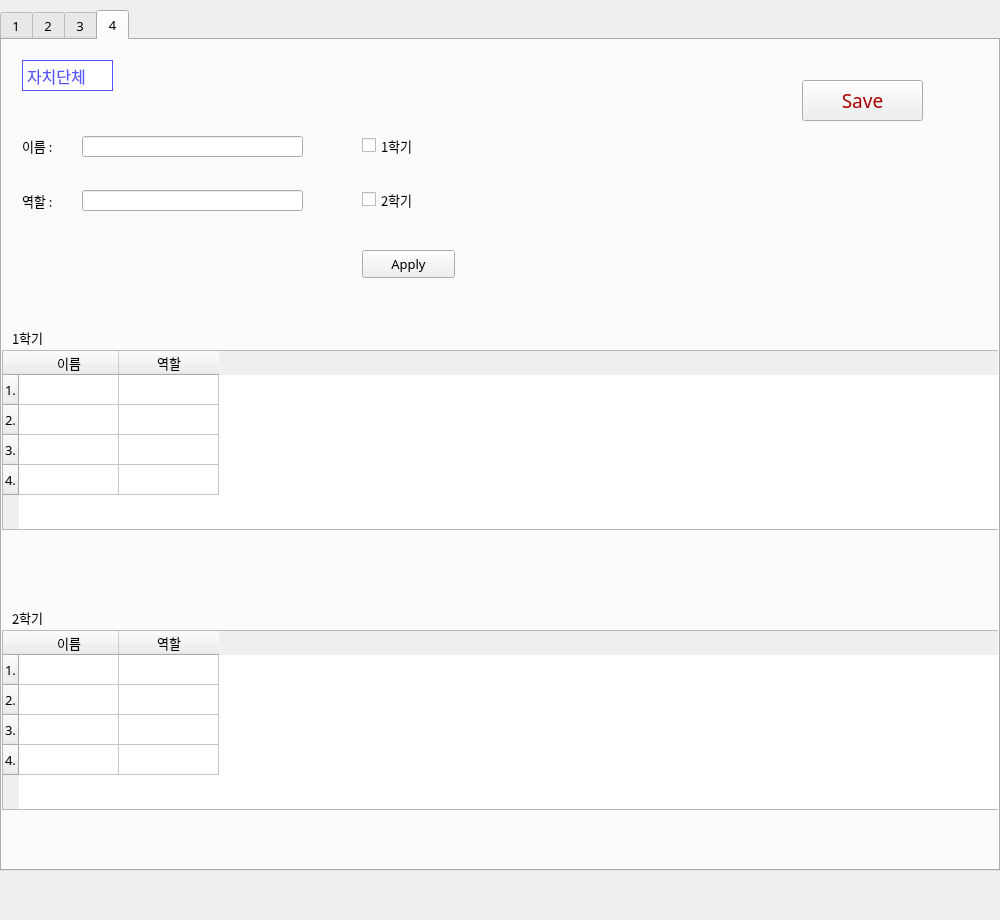
<?xml version="1.0" encoding="UTF-8"?>
<ui version="4.0">
 <class>municipality</class>
 <widget class="QWidget" name="municipality">
  <property name="geometry">
   <rect>
    <x>0</x>
    <y>0</y>
    <width>1000</width>
    <height>920</height>
   </rect>
  </property>
  <property name="windowTitle">
   <string>Form</string>
  </property>
  <widget class="QTabWidget" name="tabWidget">
   <property name="geometry">
    <rect>
     <x>0</x>
     <y>10</y>
     <width>1000</width>
     <height>861</height>
    </rect>
   </property>
   <property name="font">
    <font>
     <family>1HoonJumbomambo</family>
     <pointsize>10</pointsize>
    </font>
   </property>
   <property name="currentIndex">
    <number>3</number>
   </property>
   <widget class="QWidget" name="tab">
    <attribute name="title">
     <string>1</string>
    </attribute>
    <widget class="QLabel" name="label">
     <property name="geometry">
      <rect>
       <x>20</x>
       <y>90</y>
       <width>71</width>
       <height>31</height>
      </rect>
     </property>
     <property name="styleSheet">
      <string notr="true">font: 10pt &quot;1훈점보맘보 B&quot;;</string>
     </property>
     <property name="text">
      <string>이름 : </string>
     </property>
    </widget>
    <widget class="QLabel" name="label_2">
     <property name="geometry">
      <rect>
       <x>20</x>
       <y>150</y>
       <width>51</width>
       <height>21</height>
      </rect>
     </property>
     <property name="text">
      <string>역할 : </string>
     </property>
    </widget>
    <widget class="QLineEdit" name="lineEdit">
     <property name="geometry">
      <rect>
       <x>80</x>
       <y>96</y>
       <width>221</width>
       <height>21</height>
      </rect>
     </property>
    </widget>
    <widget class="QLineEdit" name="lineEdit_2">
     <property name="geometry">
      <rect>
       <x>80</x>
       <y>150</y>
       <width>221</width>
       <height>21</height>
      </rect>
     </property>
    </widget>
    <widget class="QCheckBox" name="checkBox">
     <property name="geometry">
      <rect>
       <x>360</x>
       <y>96</y>
       <width>96</width>
       <height>19</height>
      </rect>
     </property>
     <property name="text">
      <string>1학기</string>
     </property>
    </widget>
    <widget class="QCheckBox" name="checkBox_2">
     <property name="geometry">
      <rect>
       <x>360</x>
       <y>150</y>
       <width>96</width>
       <height>19</height>
      </rect>
     </property>
     <property name="text">
      <string>2학기</string>
     </property>
    </widget>
    <widget class="QPushButton" name="pushButton">
     <property name="geometry">
      <rect>
       <x>360</x>
       <y>210</y>
       <width>93</width>
       <height>28</height>
      </rect>
     </property>
     <property name="font">
      <font>
       <family>1훈점보맘보 B</family>
       <pointsize>10</pointsize>
      </font>
     </property>
     <property name="text">
      <string>Apply</string>
     </property>
    </widget>
    <widget class="QTableWidget" name="tableWidget">
     <property name="geometry">
      <rect>
       <x>0</x>
       <y>310</y>
       <width>1000</width>
       <height>180</height>
      </rect>
     </property>
     <property name="autoScroll">
      <bool>false</bool>
     </property>
     <property name="editTriggers">
      <set>QAbstractItemView::NoEditTriggers</set>
     </property>
     <property name="dragDropOverwriteMode">
      <bool>false</bool>
     </property>
     <row>
      <property name="text">
       <string>1.</string>
      </property>
     </row>
     <row>
      <property name="text">
       <string>2.</string>
      </property>
     </row>
     <row>
      <property name="text">
       <string>3.</string>
      </property>
     </row>
     <row>
      <property name="text">
       <string>4.</string>
      </property>
     </row>
     <column>
      <property name="text">
       <string>이름</string>
      </property>
     </column>
     <column>
      <property name="text">
       <string>역할</string>
      </property>
     </column>
     <item row="0" column="0">
      <property name="text">
       <string/>
      </property>
     </item>
    </widget>
    <widget class="QTableWidget" name="tableWidget_2">
     <property name="geometry">
      <rect>
       <x>0</x>
       <y>590</y>
       <width>1000</width>
       <height>180</height>
      </rect>
     </property>
     <property name="autoScroll">
      <bool>false</bool>
     </property>
     <property name="editTriggers">
      <set>QAbstractItemView::NoEditTriggers</set>
     </property>
     <property name="dragDropOverwriteMode">
      <bool>false</bool>
     </property>
     <row>
      <property name="text">
       <string>1.</string>
      </property>
     </row>
     <row>
      <property name="text">
       <string>2.</string>
      </property>
     </row>
     <row>
      <property name="text">
       <string>3.</string>
      </property>
     </row>
     <row>
      <property name="text">
       <string>4.</string>
      </property>
     </row>
     <column>
      <property name="text">
       <string>이름</string>
      </property>
     </column>
     <column>
      <property name="text">
       <string>역할</string>
      </property>
     </column>
     <item row="0" column="0">
      <property name="text">
       <string/>
      </property>
     </item>
    </widget>
    <widget class="QLabel" name="label_3">
     <property name="geometry">
      <rect>
       <x>10</x>
       <y>290</y>
       <width>64</width>
       <height>15</height>
      </rect>
     </property>
     <property name="text">
      <string>1학기</string>
     </property>
    </widget>
    <widget class="QLabel" name="label_4">
     <property name="geometry">
      <rect>
       <x>10</x>
       <y>570</y>
       <width>64</width>
       <height>15</height>
      </rect>
     </property>
     <property name="text">
      <string>2학기</string>
     </property>
    </widget>
    <widget class="QLabel" name="label_65">
     <property name="geometry">
      <rect>
       <x>20</x>
       <y>20</y>
       <width>91</width>
       <height>31</height>
      </rect>
     </property>
     <property name="font">
      <font>
       <family>1HoonJumbomambo</family>
       <pointsize>12</pointsize>
       <weight>50</weight>
       <italic>false</italic>
       <bold>false</bold>
      </font>
     </property>
     <property name="styleSheet">
      <string notr="true">color: rgb(85, 85, 255);
background-color: rgb(255, 255, 255);
font: 12pt &quot;1HoonJumbomambo&quot;;</string>
     </property>
     <property name="frameShape">
      <enum>QFrame::Box</enum>
     </property>
     <property name="text">
      <string>자치단체</string>
     </property>
    </widget>
    <widget class="QPushButton" name="pushButton_2">
     <property name="geometry">
      <rect>
       <x>800</x>
       <y>40</y>
       <width>121</width>
       <height>41</height>
      </rect>
     </property>
     <property name="font">
      <font>
       <family>1HoonJumbomambo</family>
       <pointsize>14</pointsize>
       <weight>50</weight>
       <bold>false</bold>
      </font>
     </property>
     <property name="styleSheet">
      <string notr="true">color: rgb(170, 0, 0);</string>
     </property>
     <property name="text">
      <string>Save</string>
     </property>
    </widget>
   </widget>
   <widget class="QWidget" name="tab_2">
    <attribute name="title">
     <string>2</string>
    </attribute>
    <widget class="QTableWidget" name="table2_2">
     <property name="geometry">
      <rect>
       <x>0</x>
       <y>590</y>
       <width>1000</width>
       <height>180</height>
      </rect>
     </property>
     <property name="autoScroll">
      <bool>false</bool>
     </property>
     <property name="editTriggers">
      <set>QAbstractItemView::NoEditTriggers</set>
     </property>
     <property name="dragDropOverwriteMode">
      <bool>false</bool>
     </property>
     <row>
      <property name="text">
       <string>1.</string>
      </property>
     </row>
     <row>
      <property name="text">
       <string>2.</string>
      </property>
     </row>
     <row>
      <property name="text">
       <string>3.</string>
      </property>
     </row>
     <row>
      <property name="text">
       <string>4.</string>
      </property>
     </row>
     <column>
      <property name="text">
       <string>이름</string>
      </property>
     </column>
     <column>
      <property name="text">
       <string>역할</string>
      </property>
     </column>
     <item row="0" column="0">
      <property name="text">
       <string/>
      </property>
     </item>
    </widget>
    <widget class="QLabel" name="label_6">
     <property name="geometry">
      <rect>
       <x>10</x>
       <y>290</y>
       <width>64</width>
       <height>15</height>
      </rect>
     </property>
     <property name="text">
      <string>1학기</string>
     </property>
    </widget>
    <widget class="QCheckBox" name="check2_1">
     <property name="geometry">
      <rect>
       <x>360</x>
       <y>96</y>
       <width>96</width>
       <height>19</height>
      </rect>
     </property>
     <property name="text">
      <string>1학기</string>
     </property>
    </widget>
    <widget class="QLineEdit" name="role2">
     <property name="geometry">
      <rect>
       <x>80</x>
       <y>150</y>
       <width>221</width>
       <height>21</height>
      </rect>
     </property>
    </widget>
    <widget class="QLabel" name="label_8">
     <property name="geometry">
      <rect>
       <x>10</x>
       <y>570</y>
       <width>64</width>
       <height>15</height>
      </rect>
     </property>
     <property name="text">
      <string>2학기</string>
     </property>
    </widget>
    <widget class="QCheckBox" name="check2_2">
     <property name="geometry">
      <rect>
       <x>360</x>
       <y>150</y>
       <width>96</width>
       <height>19</height>
      </rect>
     </property>
     <property name="text">
      <string>2학기</string>
     </property>
    </widget>
    <widget class="QPushButton" name="apply2">
     <property name="geometry">
      <rect>
       <x>360</x>
       <y>210</y>
       <width>93</width>
       <height>28</height>
      </rect>
     </property>
     <property name="text">
      <string>Apply</string>
     </property>
    </widget>
    <widget class="QTableWidget" name="table2_1">
     <property name="geometry">
      <rect>
       <x>0</x>
       <y>310</y>
       <width>1000</width>
       <height>180</height>
      </rect>
     </property>
     <property name="autoScroll">
      <bool>false</bool>
     </property>
     <property name="editTriggers">
      <set>QAbstractItemView::NoEditTriggers</set>
     </property>
     <property name="dragDropOverwriteMode">
      <bool>false</bool>
     </property>
     <row>
      <property name="text">
       <string>1.</string>
      </property>
     </row>
     <row>
      <property name="text">
       <string>2.</string>
      </property>
     </row>
     <row>
      <property name="text">
       <string>3.</string>
      </property>
     </row>
     <row>
      <property name="text">
       <string>4.</string>
      </property>
     </row>
     <column>
      <property name="text">
       <string>이름</string>
      </property>
     </column>
     <column>
      <property name="text">
       <string>역할</string>
      </property>
     </column>
     <item row="0" column="0">
      <property name="text">
       <string/>
      </property>
     </item>
    </widget>
    <widget class="QLineEdit" name="name2">
     <property name="geometry">
      <rect>
       <x>80</x>
       <y>96</y>
       <width>221</width>
       <height>21</height>
      </rect>
     </property>
    </widget>
    <widget class="QPushButton" name="pushButton_4">
     <property name="geometry">
      <rect>
       <x>800</x>
       <y>40</y>
       <width>121</width>
       <height>41</height>
      </rect>
     </property>
     <property name="font">
      <font>
       <family>1HoonJumbomambo</family>
       <pointsize>14</pointsize>
       <weight>50</weight>
       <bold>false</bold>
      </font>
     </property>
     <property name="styleSheet">
      <string notr="true">color: rgb(170, 0, 0);</string>
     </property>
     <property name="text">
      <string>Save</string>
     </property>
    </widget>
    <widget class="QLabel" name="label_66">
     <property name="geometry">
      <rect>
       <x>20</x>
       <y>20</y>
       <width>91</width>
       <height>31</height>
      </rect>
     </property>
     <property name="font">
      <font>
       <family>1HoonJumbomambo</family>
       <pointsize>12</pointsize>
       <weight>50</weight>
       <italic>false</italic>
       <bold>false</bold>
      </font>
     </property>
     <property name="styleSheet">
      <string notr="true">color: rgb(85, 85, 255);
background-color: rgb(255, 255, 255);
font: 12pt &quot;1HoonJumbomambo&quot;;</string>
     </property>
     <property name="frameShape">
      <enum>QFrame::Box</enum>
     </property>
     <property name="text">
      <string>자치단체</string>
     </property>
    </widget>
    <widget class="QLabel" name="label_5">
     <property name="geometry">
      <rect>
       <x>20</x>
       <y>90</y>
       <width>71</width>
       <height>31</height>
      </rect>
     </property>
     <property name="styleSheet">
      <string notr="true">font: 10pt &quot;1훈점보맘보 B&quot;;</string>
     </property>
     <property name="text">
      <string>이름 : </string>
     </property>
    </widget>
    <widget class="QLabel" name="label_7">
     <property name="geometry">
      <rect>
       <x>20</x>
       <y>150</y>
       <width>51</width>
       <height>21</height>
      </rect>
     </property>
     <property name="text">
      <string>역할 : </string>
     </property>
    </widget>
   </widget>
   <widget class="QWidget" name="tab_3">
    <attribute name="title">
     <string>3</string>
    </attribute>
    <widget class="QLineEdit" name="role3">
     <property name="geometry">
      <rect>
       <x>80</x>
       <y>150</y>
       <width>221</width>
       <height>21</height>
      </rect>
     </property>
    </widget>
    <widget class="QLabel" name="label_13">
     <property name="geometry">
      <rect>
       <x>10</x>
       <y>570</y>
       <width>64</width>
       <height>15</height>
      </rect>
     </property>
     <property name="text">
      <string>2학기</string>
     </property>
    </widget>
    <widget class="QLineEdit" name="name3">
     <property name="geometry">
      <rect>
       <x>80</x>
       <y>96</y>
       <width>221</width>
       <height>21</height>
      </rect>
     </property>
    </widget>
    <widget class="QPushButton" name="apply3">
     <property name="geometry">
      <rect>
       <x>360</x>
       <y>210</y>
       <width>93</width>
       <height>28</height>
      </rect>
     </property>
     <property name="text">
      <string>Apply</string>
     </property>
    </widget>
    <widget class="QTableWidget" name="table3_2">
     <property name="geometry">
      <rect>
       <x>0</x>
       <y>590</y>
       <width>1000</width>
       <height>180</height>
      </rect>
     </property>
     <property name="autoScroll">
      <bool>false</bool>
     </property>
     <property name="editTriggers">
      <set>QAbstractItemView::NoEditTriggers</set>
     </property>
     <property name="dragDropOverwriteMode">
      <bool>false</bool>
     </property>
     <row>
      <property name="text">
       <string>1.</string>
      </property>
     </row>
     <row>
      <property name="text">
       <string>2.</string>
      </property>
     </row>
     <row>
      <property name="text">
       <string>3.</string>
      </property>
     </row>
     <row>
      <property name="text">
       <string>4.</string>
      </property>
     </row>
     <column>
      <property name="text">
       <string>이름</string>
      </property>
     </column>
     <column>
      <property name="text">
       <string>역할</string>
      </property>
     </column>
     <item row="0" column="0">
      <property name="text">
       <string/>
      </property>
     </item>
    </widget>
    <widget class="QCheckBox" name="check3_2">
     <property name="geometry">
      <rect>
       <x>360</x>
       <y>150</y>
       <width>96</width>
       <height>19</height>
      </rect>
     </property>
     <property name="text">
      <string>2학기</string>
     </property>
    </widget>
    <widget class="QLabel" name="label_11">
     <property name="geometry">
      <rect>
       <x>10</x>
       <y>290</y>
       <width>64</width>
       <height>15</height>
      </rect>
     </property>
     <property name="text">
      <string>1학기</string>
     </property>
    </widget>
    <widget class="QTableWidget" name="table3_1">
     <property name="geometry">
      <rect>
       <x>0</x>
       <y>310</y>
       <width>1000</width>
       <height>180</height>
      </rect>
     </property>
     <property name="autoScroll">
      <bool>false</bool>
     </property>
     <property name="editTriggers">
      <set>QAbstractItemView::NoEditTriggers</set>
     </property>
     <property name="dragDropOverwriteMode">
      <bool>false</bool>
     </property>
     <row>
      <property name="text">
       <string>1.</string>
      </property>
     </row>
     <row>
      <property name="text">
       <string>2.</string>
      </property>
     </row>
     <row>
      <property name="text">
       <string>3.</string>
      </property>
     </row>
     <row>
      <property name="text">
       <string>4.</string>
      </property>
     </row>
     <column>
      <property name="text">
       <string>이름</string>
      </property>
     </column>
     <column>
      <property name="text">
       <string>역할</string>
      </property>
     </column>
     <item row="0" column="0">
      <property name="text">
       <string/>
      </property>
     </item>
    </widget>
    <widget class="QCheckBox" name="check3_1">
     <property name="geometry">
      <rect>
       <x>360</x>
       <y>96</y>
       <width>96</width>
       <height>19</height>
      </rect>
     </property>
     <property name="text">
      <string>1학기</string>
     </property>
    </widget>
    <widget class="QPushButton" name="pushButton_5">
     <property name="geometry">
      <rect>
       <x>800</x>
       <y>40</y>
       <width>121</width>
       <height>41</height>
      </rect>
     </property>
     <property name="font">
      <font>
       <family>1HoonJumbomambo</family>
       <pointsize>14</pointsize>
       <weight>50</weight>
       <bold>false</bold>
      </font>
     </property>
     <property name="styleSheet">
      <string notr="true">color: rgb(170, 0, 0);</string>
     </property>
     <property name="text">
      <string>Save</string>
     </property>
    </widget>
    <widget class="QLabel" name="label_67">
     <property name="geometry">
      <rect>
       <x>20</x>
       <y>20</y>
       <width>91</width>
       <height>31</height>
      </rect>
     </property>
     <property name="font">
      <font>
       <family>1HoonJumbomambo</family>
       <pointsize>12</pointsize>
       <weight>50</weight>
       <italic>false</italic>
       <bold>false</bold>
      </font>
     </property>
     <property name="styleSheet">
      <string notr="true">color: rgb(85, 85, 255);
background-color: rgb(255, 255, 255);
font: 12pt &quot;1HoonJumbomambo&quot;;</string>
     </property>
     <property name="frameShape">
      <enum>QFrame::Box</enum>
     </property>
     <property name="text">
      <string>자치단체</string>
     </property>
    </widget>
    <widget class="QLabel" name="label_9">
     <property name="geometry">
      <rect>
       <x>20</x>
       <y>90</y>
       <width>71</width>
       <height>31</height>
      </rect>
     </property>
     <property name="styleSheet">
      <string notr="true">font: 10pt &quot;1훈점보맘보 B&quot;;</string>
     </property>
     <property name="text">
      <string>이름 : </string>
     </property>
    </widget>
    <widget class="QLabel" name="label_10">
     <property name="geometry">
      <rect>
       <x>20</x>
       <y>150</y>
       <width>51</width>
       <height>21</height>
      </rect>
     </property>
     <property name="text">
      <string>역할 : </string>
     </property>
    </widget>
   </widget>
   <widget class="QWidget" name="tab_4">
    <attribute name="title">
     <string>4</string>
    </attribute>
    <widget class="QTableWidget" name="table4_2">
     <property name="geometry">
      <rect>
       <x>0</x>
       <y>590</y>
       <width>1000</width>
       <height>180</height>
      </rect>
     </property>
     <property name="autoScroll">
      <bool>false</bool>
     </property>
     <property name="editTriggers">
      <set>QAbstractItemView::NoEditTriggers</set>
     </property>
     <property name="dragDropOverwriteMode">
      <bool>false</bool>
     </property>
     <row>
      <property name="text">
       <string>1.</string>
      </property>
     </row>
     <row>
      <property name="text">
       <string>2.</string>
      </property>
     </row>
     <row>
      <property name="text">
       <string>3.</string>
      </property>
     </row>
     <row>
      <property name="text">
       <string>4.</string>
      </property>
     </row>
     <column>
      <property name="text">
       <string>이름</string>
      </property>
     </column>
     <column>
      <property name="text">
       <string>역할</string>
      </property>
     </column>
     <item row="0" column="0">
      <property name="text">
       <string/>
      </property>
     </item>
    </widget>
    <widget class="QPushButton" name="apply4">
     <property name="geometry">
      <rect>
       <x>360</x>
       <y>210</y>
       <width>93</width>
       <height>28</height>
      </rect>
     </property>
     <property name="text">
      <string>Apply</string>
     </property>
    </widget>
    <widget class="QLineEdit" name="role4">
     <property name="geometry">
      <rect>
       <x>80</x>
       <y>150</y>
       <width>221</width>
       <height>21</height>
      </rect>
     </property>
    </widget>
    <widget class="QCheckBox" name="check4_1">
     <property name="geometry">
      <rect>
       <x>360</x>
       <y>96</y>
       <width>96</width>
       <height>19</height>
      </rect>
     </property>
     <property name="text">
      <string>1학기</string>
     </property>
    </widget>
    <widget class="QLabel" name="label_18">
     <property name="geometry">
      <rect>
       <x>10</x>
       <y>570</y>
       <width>64</width>
       <height>15</height>
      </rect>
     </property>
     <property name="text">
      <string>2학기</string>
     </property>
    </widget>
    <widget class="QLineEdit" name="name4">
     <property name="geometry">
      <rect>
       <x>80</x>
       <y>96</y>
       <width>221</width>
       <height>21</height>
      </rect>
     </property>
    </widget>
    <widget class="QTableWidget" name="table4_1">
     <property name="geometry">
      <rect>
       <x>0</x>
       <y>310</y>
       <width>1000</width>
       <height>180</height>
      </rect>
     </property>
     <property name="autoScroll">
      <bool>false</bool>
     </property>
     <property name="editTriggers">
      <set>QAbstractItemView::NoEditTriggers</set>
     </property>
     <property name="dragDropOverwriteMode">
      <bool>false</bool>
     </property>
     <row>
      <property name="text">
       <string>1.</string>
      </property>
     </row>
     <row>
      <property name="text">
       <string>2.</string>
      </property>
     </row>
     <row>
      <property name="text">
       <string>3.</string>
      </property>
     </row>
     <row>
      <property name="text">
       <string>4.</string>
      </property>
     </row>
     <column>
      <property name="text">
       <string>이름</string>
      </property>
     </column>
     <column>
      <property name="text">
       <string>역할</string>
      </property>
     </column>
     <item row="0" column="0">
      <property name="text">
       <string/>
      </property>
     </item>
    </widget>
    <widget class="QLabel" name="label_16">
     <property name="geometry">
      <rect>
       <x>10</x>
       <y>290</y>
       <width>64</width>
       <height>15</height>
      </rect>
     </property>
     <property name="text">
      <string>1학기</string>
     </property>
    </widget>
    <widget class="QCheckBox" name="check4_2">
     <property name="geometry">
      <rect>
       <x>360</x>
       <y>150</y>
       <width>96</width>
       <height>19</height>
      </rect>
     </property>
     <property name="text">
      <string>2학기</string>
     </property>
    </widget>
    <widget class="QPushButton" name="pushButton_6">
     <property name="geometry">
      <rect>
       <x>800</x>
       <y>40</y>
       <width>121</width>
       <height>41</height>
      </rect>
     </property>
     <property name="font">
      <font>
       <family>1HoonJumbomambo</family>
       <pointsize>14</pointsize>
       <weight>50</weight>
       <bold>false</bold>
      </font>
     </property>
     <property name="styleSheet">
      <string notr="true">color: rgb(170, 0, 0);</string>
     </property>
     <property name="text">
      <string>Save</string>
     </property>
    </widget>
    <widget class="QLabel" name="label_68">
     <property name="geometry">
      <rect>
       <x>20</x>
       <y>20</y>
       <width>91</width>
       <height>31</height>
      </rect>
     </property>
     <property name="font">
      <font>
       <family>1HoonJumbomambo</family>
       <pointsize>12</pointsize>
       <weight>50</weight>
       <italic>false</italic>
       <bold>false</bold>
      </font>
     </property>
     <property name="styleSheet">
      <string notr="true">color: rgb(85, 85, 255);
background-color: rgb(255, 255, 255);
font: 12pt &quot;1HoonJumbomambo&quot;;</string>
     </property>
     <property name="frameShape">
      <enum>QFrame::Box</enum>
     </property>
     <property name="text">
      <string>자치단체</string>
     </property>
    </widget>
    <widget class="QLabel" name="label_31">
     <property name="geometry">
      <rect>
       <x>20</x>
       <y>150</y>
       <width>51</width>
       <height>21</height>
      </rect>
     </property>
     <property name="text">
      <string>역할 : </string>
     </property>
    </widget>
    <widget class="QLabel" name="label_32">
     <property name="geometry">
      <rect>
       <x>20</x>
       <y>90</y>
       <width>71</width>
       <height>31</height>
      </rect>
     </property>
     <property name="styleSheet">
      <string notr="true">font: 10pt &quot;1훈점보맘보 B&quot;;</string>
     </property>
     <property name="text">
      <string>이름 : </string>
     </property>
    </widget>
   </widget>
  </widget>
 </widget>
 <resources/>
 <connections/>
</ui>
